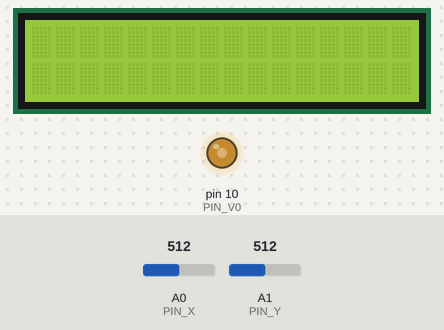
This sketch was run on a simulated Arduino Uno, built with avr-gcc and run on an emulated ATmega328P. On the bench: 16×2 character LCD, output pins drawn as LEDs (lit = HIGH). The test bench sets the inputs (shaded band); at power-on: A1 (PIN_Y) = 512, A0 (PIN_X) = 512.

Above: at 1.3 s.
1.4 s: A1 (PIN_Y) set to 496
At 3.3 s:
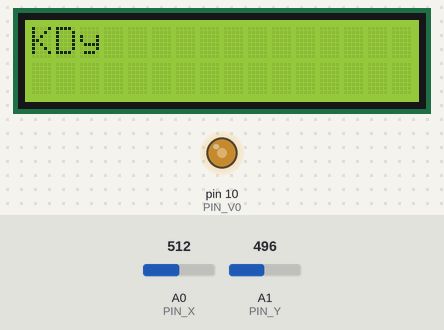
3.8 s: A1 (PIN_Y) set to 716
At 5.9 s:
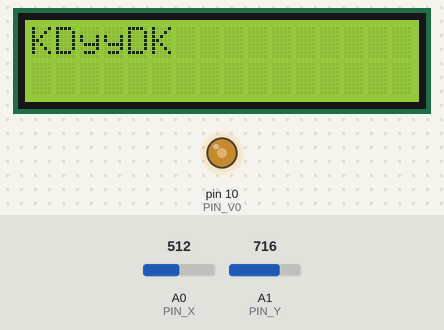
6.2 s: A1 (PIN_Y) set to 511
At 9.0 s:
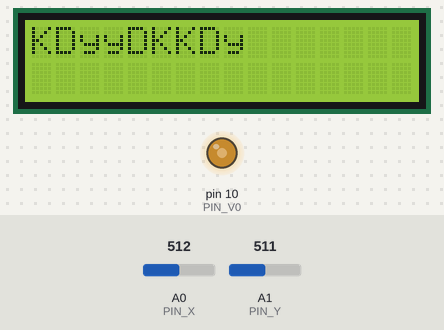
9.2 s: A1 (PIN_Y) set to 900
At 10.9 s:
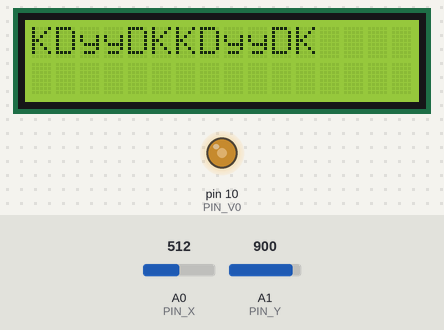
11.7 s: A1 (PIN_Y) set to 306
At 14.4 s:
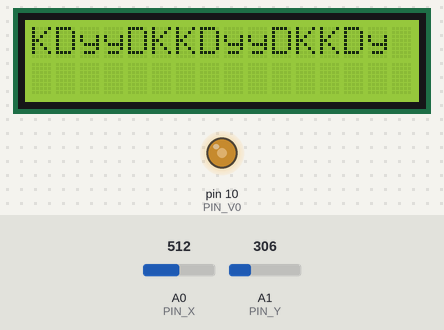
14.7 s: A1 (PIN_Y) set to 1023
At 16.8 s:
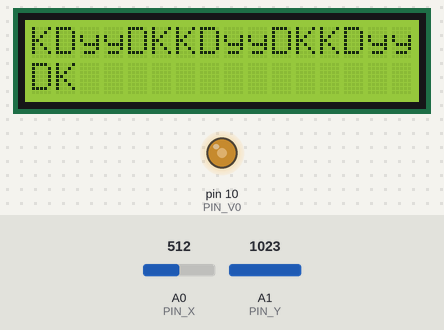
Timing chart, 0 to 18.3 s (numbered marks = the images above; inputs shaded):
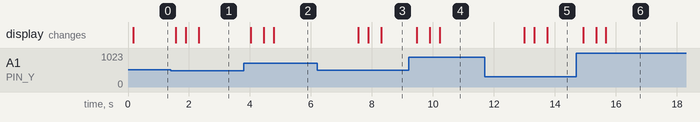

The sketch:

bixian.ino
```cpp
#include <LiquidCrystal.h>

#define PIN_V0 10
#define PIN_RS 9
#define PIN_EN 8
#define PIN_D4 4
#define PIN_D5 5
#define PIN_D6 6
#define PIN_D7 7
#define PIN_X A0
#define PIN_Y A1
#define CONTRAST 128

int basic_x, basic_y, x_read, y_read, x, y;
byte paper[45][23], votes[122], message[32];
LiquidCrystal lcd(PIN_RS, PIN_EN, PIN_D4, PIN_D5, PIN_D6, PIN_D7);

byte shi[8] = {
  B00000,
  B00001,
  B00001,
  B00010,
  B10010,
  B01100,
  B00100,
  B00000,
};
byte fou[8] = {
  B00000,
  B00000,
  B10001,
  B01010,
  B00100,
  B01010,
  B10001,
  B00000,
};
byte nan[8] = {
  B00100,
  B01110,
  B10101,
  B01110,
  B10001,
  B10001,
  B10001,
  B01110,
};
byte nv[8] = {
  B01110,
  B10001,
  B10001,
  B10001,
  B01110,
  B00100,
  B11111,
  B00100,
};

void setup() {
  xy_init();
  paper_reset();
  lcd_init();
}

void loop() {
  xy_read();

  if (xy_move()) {
    byte ascii = check_position();
    if (ascii != 32) {
      message_add(ascii);
    }
  }

  lcd_display();

  delay(100);
}

void xy_init() {
  int sum_x = 0, sum_y = 0;

  for (int i = 0; i < 10; i++) {
    sum_x += analogRead(PIN_X);
    sum_y += analogRead(PIN_Y);
    delay(10);
  }

  basic_x = sum_x / 10;
  basic_y = sum_y / 10;

  x = 22;
  y = 11;
}

void paper_reset() {
  for (int i = 0; i < 122; i++) {
    votes[i] = 0;
  }

  for (int i = 0; i < 45; i++) {
    for (int j = 0; j < 23; j++) {
      paper[i][j] = 32;
    }
  }

  paper_add(2, 7, 4, 4, 0);
  paper_add(2, 12, 4, 4, 1);
  paper_add(39, 7, 4, 4, 2);
  paper_add(39, 12, 4, 4, 3);
  paper_add(11, 2, 3, 2, 116);
  paper_add(16, 2, 3, 2, 115);
  paper_add(21, 2, 3, 2, 121);
  paper_add(26, 2, 3, 2, 109);
  paper_add(31, 2, 3, 2, 113);
  byte ascii = 65;
  for (int i = 6; i <= 15; i += 3) {
    for (int j = 9; j <= 33; j += 4, ascii++) {
      if ((i == 12 || i == 15) && j == 21) {
        j += 4;
      }
      paper_add(j, i, 3, 2, ascii);
    }
  }
  ascii = 49;
  for (int i = 8; i <= 32; i += 3, ascii++) {
    paper_add(i, 19, 2, 2, ascii);
  }
  paper_add(35, 19, 2, 2, 48);
}

void paper_add(int x_min, int y_min, int x_size, int y_size, byte ascii) {
  for (int i = x_min; i < x_min + x_size; i++) {
    for (int j = y_min; j < y_min + y_size; j++) {
      paper[i][j] = ascii;
    }
  }
}

void lcd_init() {
  for (int i = 0; i < 32; i++) {
    message[i] = 32;
  }

  lcd.createChar(0, shi);
  lcd.createChar(1, fou);
  lcd.createChar(2, nan);
  lcd.createChar(3, nv);
  lcd.begin(16, 2);
  analogWrite(PIN_V0, CONTRAST);
}

void xy_read() {
  x_read = analogRead(PIN_X);
  y_read = analogRead(PIN_Y);
}

bool xy_move() {
  if (x_read == basic_x && y_read == basic_y) {
    return false;
  }

  if (x_read > basic_x && x < 44) {
    x += 1;
  } else if (x_read < basic_x && x > 0) {
    x -= 1;
  }

  if (y_read > basic_y && y < 22) {
    y += 1;
  } else if (y_read < basic_y && y > 0) {
    y -= 1;
  }

  return true;
}

byte check_position() {
  byte ascii = paper[x][y];

  if (ascii != 32) {
    votes[ascii] += 1;
    paper[x][y] = 32;
  }

  if (votes[ascii] >= 2) {
    paper_reset();
    return ascii;
  }

  return 32;
}

void message_add(byte ascii) {
  if (message[31] == 32) {
    for (int i = 0; i < 32; i++) {
      if (message[i] == 32) {
        message[i] = ascii;
        break;
      }
    }
  } else {
    for (int i = 0; i < 31; i++) {
      message[i] = message[i + 1];
    }
    message[31] = ascii;
  }
}

void lcd_display() {
  lcd.clear();

  for (int i = 0; i < 16; i++) {
    lcd.write(message[i]);
  }
  lcd.setCursor(0, 1);
  for (int i = 16; i < 32; i++) {
    lcd.write(message[i]);
  }
}
```

Measured:
- the behaviour switches between 512 and 511 on A1 (PIN_Y) (found by bisection; images 0 and 1)
- after the input at 1.4 s, the display: first changes after 0.17 s (image 1 shows a later state)
- after the input at 3.8 s, the display: first changes after 0.22 s (image 2 shows a later state)
- after the input at 6.2 s, the display: first changes after 1.3 s (image 3 shows a later state)
- after the input at 9.2 s, the display: first changes after 0.27 s (image 4 shows a later state)
- after the input at 11.7 s, the display: first changes after 1.3 s (image 5 shows a later state)
- after the input at 14.7 s, the display: first changes after 0.22 s (image 6 shows a later state)
